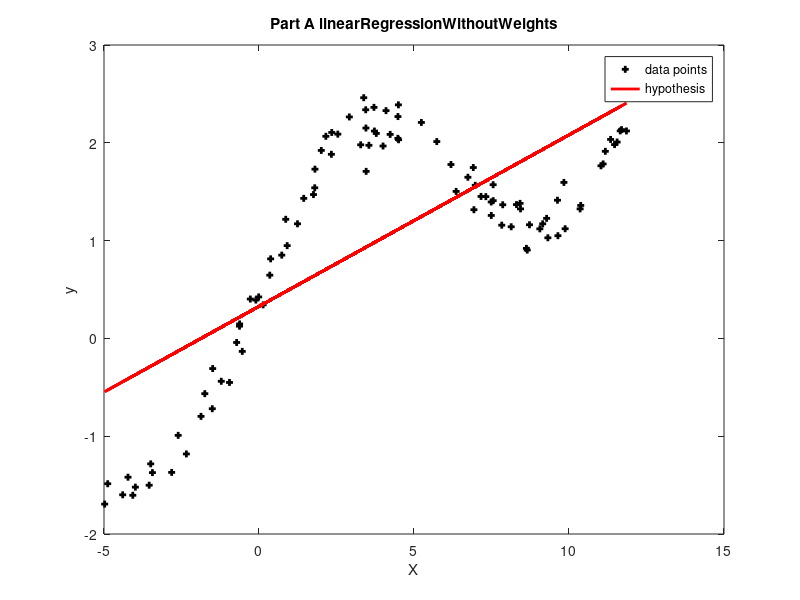
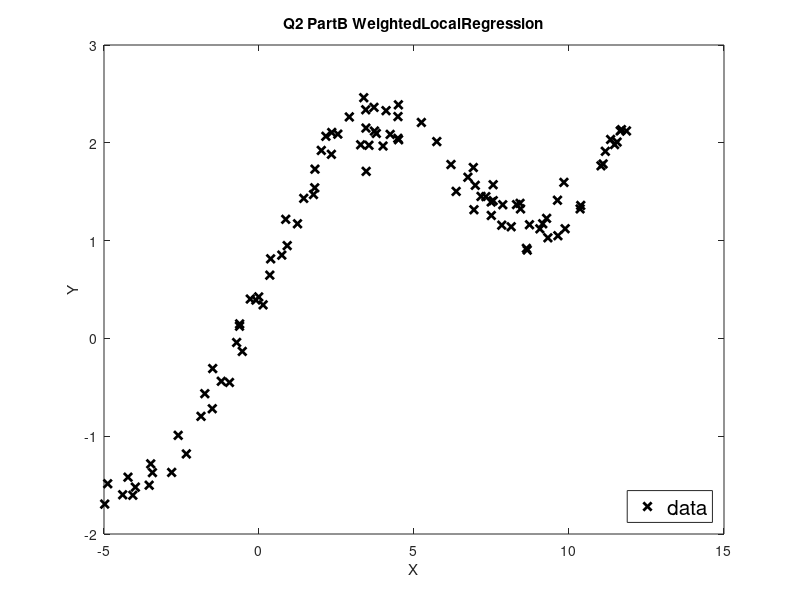

MATLAB code to generate these figures, in order: (Note: this script raises an error after producing the figures.)
%%%%%%%%%%%%%%%%%%% assignment 1 question 2 main file %%%%%%%%%%%%%%%%%%%%%%%%%%
%%% In this question we have to use normal equation so no need of 
%%% normailising the features.

%% clear init
close all; clear; clc;

%% loading the data..
X = load('q3x.dat');
Y = load('q3y.dat');

%% adding the intercept term
% to make X the design matrix 
[m k] = size(X);
X = [ones(m,1) X];

%% using normal equation without weights...
disp('computing the part a');
% using pinv instead of inv to compute inverse of not 
% singular matrix of X'X 
theta = pinv(X'*X)*(X')*Y;
disp('theta = ');
disp(theta);

%% plotting data and our hypothesis on the same graph
figure(1);
X1 = load('q3x.dat');
plot (X1, Y, '+k','linewidth', 2, 'markersize', 5);
hold on;
xlabel ('X');
ylabel ('y');
title ('Part A linearRegressionWithoutWeights');
figure(1),plot (X1, X*theta,'linewidth', 2, 'color', 'r');
legend ('data points','hypothesis');
hold off;

%% %%%%%%%%%%%%%%%%%%%%%%%%%%%%%% part B and C %%%%%%%%%%%%%%%%%%%%%%%%%%%%%%%%%%%%
% using normal equation 'with' weights..
% computed on my own

disp('computing part b and c combined');

% computing weights given by formula and putting it in m X m diagonal matrix
% w(i) = exp(-(x-x(i))^2/(2*tau^2)); for the query point x
% if x is vector(multifeatured) then square is replaced by transposing the term
% but here its not needed as not taking zeroth feature so only one feature

W = zeros(m,m);
tauArray = [0.8, 0.3, 0.1, 2, 10]; %% bandwidth parameter
tauColor = ['r', 'b', 'g', 'y', 'm'];
%% calculating weights W and theta for each training example and storing it
% all is done in calculateh funcion itself
figure(2);
%%%%% plotting the data and the hypothesis function.
plot (X1, Y, 'xk', 'linewidth', 2);
xlabel ('X');
ylabel ('Y');
title ('Q2 PartB WeightedLocalRegression');
legendName{1} = 'data';
h = legend (legendName,"location",'southeast');
set (h, 'FontSize', 15);

hold on;
for t=1:length(tauArray)
  h = calculateh(X, Y, tauArray(t));
  disp('press any key to continue'); pause ;
  figure(2),plot (h(:,1), h(:,2), 'linewidth', 3, 'color', tauColor(t));
  legendName{t+1} = strcat('tau = ', num2str(tauArray(t)));
  legend (legendName);
end
hold off;
close all;
disp('locally weighted linear regression completed :)');